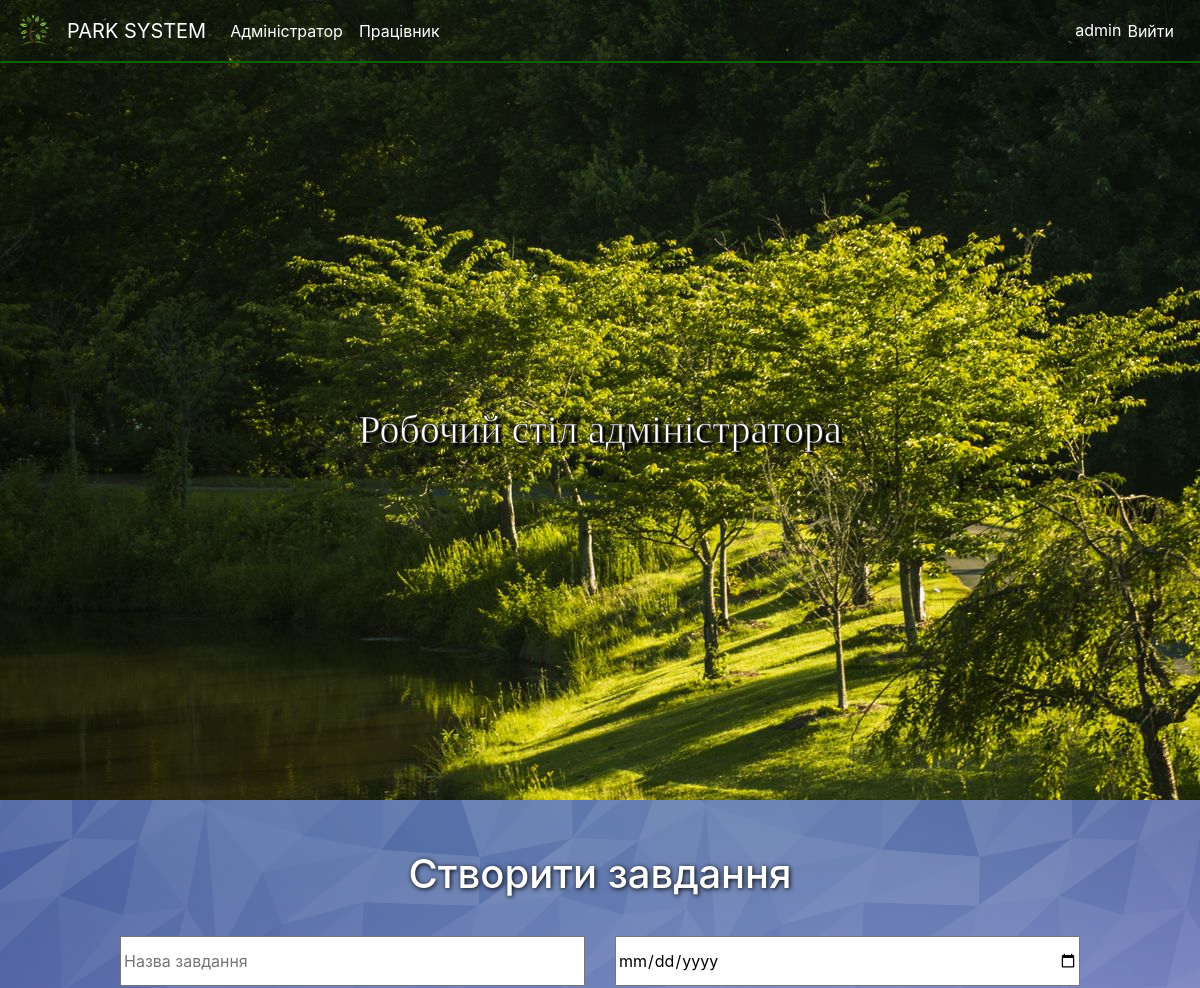
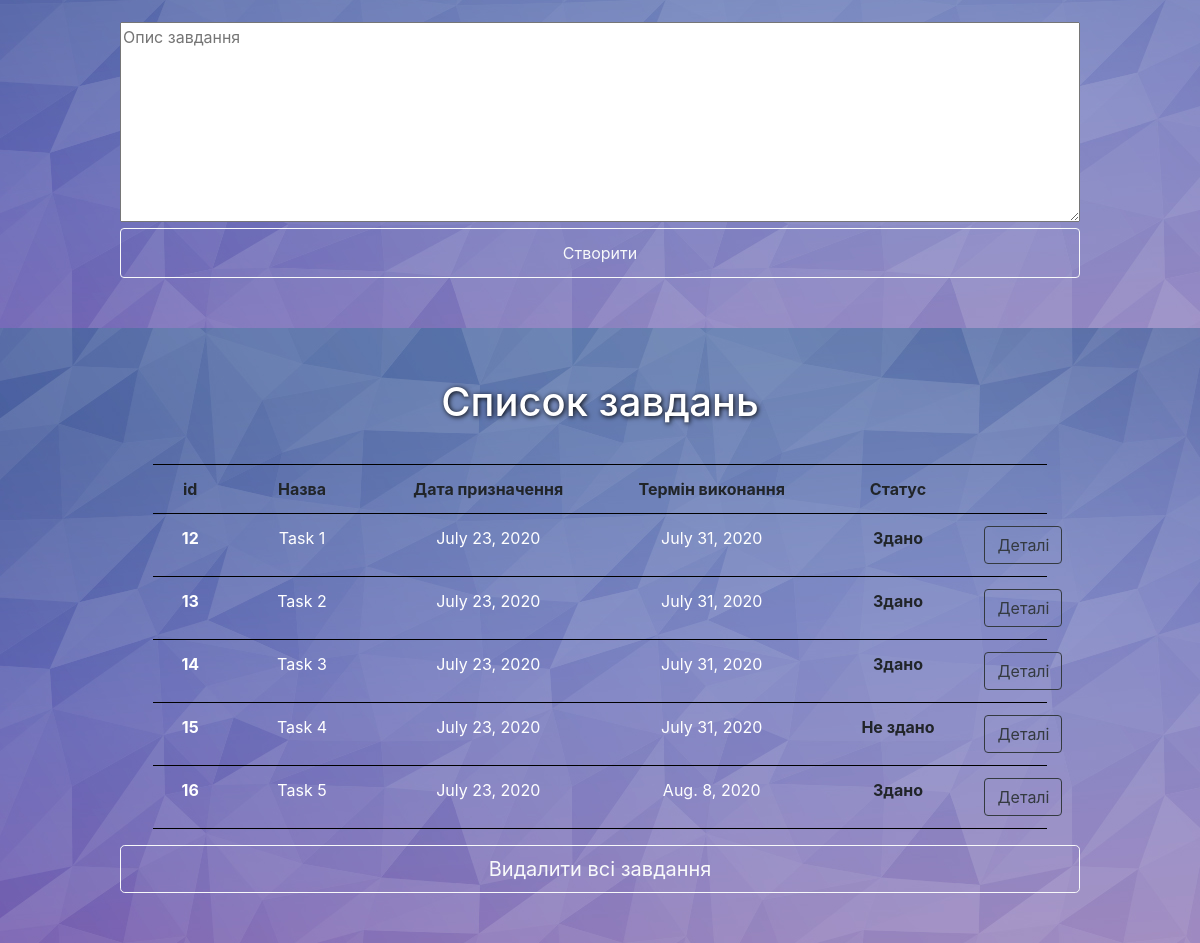
The page /admin (signed in) on the database its author committed (2 pictures, top to bottom).
### web/models.py (models this page shows)
class Task(models.Model):
    name = models.CharField(max_length=100)
    desc = models.CharField(max_length=10000)
    dateStartAdmin = models.DateField()
    dateFinishAdmin = models.DateField()
    dateStartWorker = models.DateField(null=True)
    dateFinishWorker = models.DateField(null=True)
    status = models.CharField(max_length=20)

### web/views.py (the view, shortened to what this page needs)
# urls.py: path('admin', views.admin),
def admin(request):
    if request.session.get("role") == "worker":
        return HttpResponseRedirect("/forbidden")
    title = "PARK SYSTEM | Адміністратор"
    tasks = Task.objects.all()
    context = {"title": title,
               "tasks": tasks,
               "username": request.session.get("username"), }
    if "username" in request.session:
        return render(request, "admin.html", context=context)
    else:
        return HttpResponseRedirect("/login")

### web/templates/admin.html (shortened to what this page needs)
{% extends "template.html" %}
{% load static %}
{% block header %}
    {% if username != None %}
        <nav class="navbar navbar-expand-lg">
            <a href="/" class="navbar-brand">
                <img src="{% static "img/logo1.png" %}" class="d-inline-block align-top">
            </a>
            <a href="/" class="navbar-brand">PARK SYSTEM</a>
            <div class="collapse navbar-collapse" id="collapsingNavbar4">
                <ul class="navbar-nav mr-auto">
                    <li class="nav-item">
                        <a class="nav-link" href="/admin">Адміністратор</a>
                    </li>
                    <li class="nav-item">
                        <a class="nav-link" href="/worker">Працівник</a>
                    </li>
                </ul>
                <ul class="navbar-nav mr-1">
                    <br>
                    <li class="nav-item active" style="color: white !important;">{{ username }}</li>
                    <li class="nav-item active">
                        <form action="/logout">
                            <input type="submit" value="Вийти" id="logout">
                        </form>
                    </li>
                </ul>
            </div>
        </nav>
    {% endif %}
{% endblock %}
{% block content %}
    <article id="first">
        <h1>Робочий стіл адміністратора</h1>
    </article>
    <article>
        <div class="task-list">
            <h1>Створити завдання</h1>
            <form action="/createTask" method="post">
                <div class="row">
                    <div class="col-lg-6">
                        <input type="text" name="name" placeholder="Назва завдання" required>
                    </div>
                    <div class="col-lg-6">
                        <input type="date" name="dateFinishAdmin" placeholder="Термін виконання" required>
                    </div>
                </div>
                <div class="row">
                    <div class="col-lg-12">
                        <br>
                        <textarea type="text" name="desc" placeholder="Опис завдання" required></textarea>
                    </div>
                </div>
                <div class="row">
                    <div class="col-lg-12">
                        <input type="submit" value="Створити" class="btn btn-outline-light">
                    </div>
                </div>
            </form>
        </div>
    </article>
    <article>
        <div class="task-list">
            <h1>Список завдань</h1>
            {% if tasks %}
                <table class="table table-hover task-list">
                    <thead>
                    <tr class="row">
                        <th id="th" class="col-md-1" scope="col">id</th>
                        <th id="th" class="col-md-2" scope="col">Назва</th>
                        <th id="th" class="col-md-3" scope="col">Дата призначення</th>
                        <th id="th" class="col-md-3" scope="col">Термін виконання</th>
                        <th id="th" class="col-md-2" scope="col">Статус</th>
                        <th id="th" class="col-md-1" scope="col"></th>
                    </tr>
                    </thead>
                    {% for task in tasks %}
                        <tr class="row">
                            <th id="td" class="col-md-1">{{ task.id }}</th>
                            <td class="col-md-2">{{ task.name }}</td>
                            <td class="col-md-3">{{ task.dateStartAdmin }}</td>
                            <td class="col-md-3">{{ task.dateFinishAdmin }}</td>
                            <th class="col-md-2">{{ task.status }}</th>
                            <th id="td" class="col-md-1">
                                <form action="/admin" method="post">
                                    <input type="submit" class="btn btn-outline-dark" value="Деталі">
                                </form>
                            </th>
                        </tr>
                    {% endfor %}
                </table>
                <form action="/deleteAllTasks">
                    <input type="submit" class="btn btn-outline-light btn-block btn-lg" value="Видалити всі завдання">
                </form>
            {% else %}<h1>! Завдань немає !</h1>
            {% endif %}
        </div>
    </article>
{% endblock %}

### web/templates/template.html (shortened to what this page needs)
<!DOCTYPE html>
{% load static %}
<html lang="en">
<head>
    <link rel="stylesheet" href="{% static "css/style.css" %}">
    <link rel="stylesheet" href="https://stackpath.bootstrapcdn.com/bootstrap/4.4.1/css/bootstrap.min.css"
>
</head>
<body>
{% block header %}{% endblock %}
{% block content %}
{% endblock %}
</body>
</html>

### web/static/css/style.css (style rules this page uses)
body { width: 100%; height: 100vh; background-image: url("../img/park1.jpg"); }
nav { border-bottom: solid 2px darkgreen; }
nav img { width: 35px; height: 35px; }
nav a { color: white !important; }
article { height: auto; padding: 30px; background: url("../img/background.jpg"); }
article#first { height: calc(100vh - 63px); background: transparent; display: flex; text-align: center; align-items: center; justify-content: center; flex-direction: column; color: white; text-shadow: black 3px 3px 2px; font-family: 'Roboto Slab', serif; font-weight: bold; -webkit-text-stroke: 1px rgba(0, 0, 0, 0.6); }
#logout { width: auto; height: auto; color: white; background: none; border: none; }
.task-list { width: 1000px; max-width: 90%; height: 100%; color: white; margin: auto; text-align: center; padding: 20px; }
.task-list h1 { padding-bottom: 30px; text-shadow: 1px 1px 5px black; }
.col-lg-6 input, .col-lg-12 input { width: 100%; height: 50px; }
.col-lg-12 textarea { width: 100%; height: 200px; }
th { border: none !important; }
#th { border: none !important; border-top: solid 1px black !important; }
td, #td { color: white !important; border: none !important; }
tr { border: none !important; border-bottom: solid 1px black !important; }

### rows shown on the page
Task: id "12", name "Task 1", dateStartAdmin "July 23, 2020", dateFinishAdmin "July 31, 2020", status "Здано"
Task: id "13", name "Task 2", dateStartAdmin "July 23, 2020", dateFinishAdmin "July 31, 2020", status "Здано"
Task: id "14", name "Task 3", dateStartAdmin "July 23, 2020", dateFinishAdmin "July 31, 2020", status "Здано"
Task: id "15", name "Task 4", dateStartAdmin "July 23, 2020", dateFinishAdmin "July 31, 2020", status "Не здано"
Task: id "16", name "Task 5", dateStartAdmin "July 23, 2020", dateFinishAdmin "Aug. 8, 2020", status "Здано"

### other values the page prints
{{ username }} "admin"
